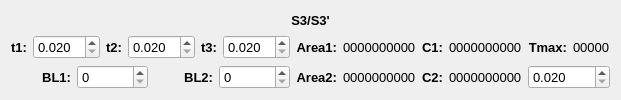
         <widget class="QWidget" name="widget1" native="true">
          <layout class="QGridLayout" name="gridLayout_44">
           <item row="0" column="0">
            <layout class="QGridLayout" name="gridLayout_13">
             <item row="0" column="0">
              <widget class="QLabel" name="name1">
               <property name="font">
                <font>
                 <pointsize>10</pointsize>
                 <weight>75</weight>
                 <bold>true</bold>
                </font>
               </property>
               <property name="text">
                <string>S3/S3'</string>
               </property>
               <property name="alignment">
                <set>Qt::AlignCenter</set>
               </property>
              </widget>
             </item>
             <item row="1" column="0">
              <layout class="QGridLayout" name="gridLayout_10">
               <item row="0" column="0">
                <layout class="QGridLayout" name="gridLayout_9">
                 <item row="0" column="0">
                  <layout class="QGridLayout" name="gridLayout_7">
                   <item row="0" column="0">
                    <widget class="QLabel" name="label">
                     <property name="font">
                      <font>
                       <pointsize>10</pointsize>
                       <weight>75</weight>
                       <bold>true</bold>
                      </font>
                     </property>
                     <property name="layoutDirection">
                      <enum>Qt::LeftToRight</enum>
                     </property>
                     <property name="text">
                      <string>t1:</string>
                     </property>
                     <property name="alignment">
                      <set>Qt::AlignRight|Qt::AlignTrailing|Qt::AlignVCenter</set>
                     </property>
                    </widget>
                   </item>
                   <item row="0" column="1">
                    <widget class="QDoubleSpinBox" name="doubleSpinBox1_t1">
                     <property name="font">
                      <font>
                       <pointsize>10</pointsize>
                      </font>
                     </property>
                     <property name="decimals">
                      <number>3</number>
                     </property>
                     <property name="minimum">
                      <double>0.020000000000000</double>
                     </property>
                     <property name="singleStep">
                      <double>0.005000000000000</double>
                     </property>
                    </widget>
                   </item>
                   <item row="0" column="2">
                    <widget class="QLabel" name="label_2">
                     <property name="font">
                      <font>
                       <pointsize>10</pointsize>
                       <weight>75</weight>
                       <bold>true</bold>
                      </font>
                     </property>
                     <property name="text">
                      <string>t2:</string>
                     </property>
                     <property name="alignment">
                      <set>Qt::AlignRight|Qt::AlignTrailing|Qt::AlignVCenter</set>
                     </property>
                    </widget>
                   </item>
                   <item row="0" column="3">
                    <widget class="QDoubleSpinBox" name="doubleSpinBox1_t2">
                     <property name="font">
                      <font>
                       <pointsize>10</pointsize>
                      </font>
                     </property>
                     <property name="decimals">
                      <number>3</number>
                     </property>
                     <property name="minimum">
                      <double>0.020000000000000</double>
                     </property>
                     <property name="singleStep">
                      <double>0.005000000000000</double>
                     </property>
                    </widget>
                   </item>
                   <item row="0" column="4">
                    <widget class="QLabel" name="label_5">
                     <property name="font">
                      <font>
                       <pointsize>10</pointsize>
                       <weight>75</weight>
                       <bold>true</bold>
                      </font>
                     </property>
                     <property name="text">
                      <string>t3:</string>
                     </property>
                     <property name="alignment">
                      <set>Qt::AlignRight|Qt::AlignTrailing|Qt::AlignVCenter</set>
                     </property>
                    </widget>
                   </item>
                   <item row="0" column="5">
                    <widget class="QDoubleSpinBox" name="doubleSpinBox1_t3">
                     <property name="font">
                      <font>
                       <pointsize>10</pointsize>
                      </font>
                     </property>
                     <property name="decimals">
                      <number>3</number>
                     </property>
                     <property name="minimum">
                      <double>0.020000000000000</double>
                     </property>
                     <property name="singleStep">
                      <double>0.005000000000000</double>
                     </property>
                    </widget>
                   </item>
                  </layout>
                 </item>
                 <item row="1" column="0">
                  <layout class="QGridLayout" name="gridLayout_8">
                   <item row="0" column="0">
                    <widget class="QLabel" name="label_3">
                     <property name="font">
                      <font>
                       <pointsize>10</pointsize>
                       <weight>75</weight>
                       <bold>true</bold>
                      </font>
                     </property>
                     <property name="text">
                      <string>BL1:</string>
                     </property>
                     <property name="alignment">
                      <set>Qt::AlignRight|Qt::AlignTrailing|Qt::AlignVCenter</set>
                     </property>
                    </widget>
                   </item>
                   <item row="0" column="1">
                    <widget class="QSpinBox" name="spinBox1_bl1">
                     <property name="font">
                      <font>
                       <pointsize>10</pointsize>
                      </font>
                     </property>
                     <property name="maximum">
                      <number>10000000</number>
                     </property>
                     <property name="singleStep">
                      <number>50</number>
                     </property>
                    </widget>
                   </item>
                   <item row="0" column="2">
                    <widget class="QLabel" name="label_4">
                     <property name="font">
                      <font>
                       <pointsize>10</pointsize>
                       <weight>75</weight>
                       <bold>true</bold>
                      </font>
                     </property>
                     <property name="text">
                      <string>BL2:</string>
                     </property>
                     <property name="alignment">
                      <set>Qt::AlignRight|Qt::AlignTrailing|Qt::AlignVCenter</set>
                     </property>
                    </widget>
                   </item>
                   <item row="0" column="3">
                    <widget class="QSpinBox" name="spinBox1_bl2">
                     <property name="font">
                      <font>
                       <pointsize>10</pointsize>
                      </font>
                     </property>
                     <property name="maximum">
                      <number>10000000</number>
                     </property>
                     <property name="singleStep">
                      <number>50</number>
                     </property>
                    </widget>
                   </item>
                  </layout>
                 </item>
                </layout>
               </item>
               <item row="0" column="1">
                <layout class="QGridLayout" name="gridLayout_6">
                 <item row="0" column="0">
                  <layout class="QGridLayout" name="gridLayout">
                   <item row="0" column="0">
                    <widget class="QLabel" name="label_38">
                     <property name="font">
                      <font>
                       <pointsize>10</pointsize>
                       <weight>75</weight>
                       <bold>true</bold>
                      </font>
                     </property>
                     <property name="text">
                      <string>Area1:</string>
                     </property>
                     <property name="alignment">
                      <set>Qt::AlignRight|Qt::AlignTrailing|Qt::AlignVCenter</set>
                     </property>
                    </widget>
                   </item>
                   <item row="0" column="1">
                    <widget class="QLabel" name="area1">
                     <property name="font">
                      <font>
                       <pointsize>10</pointsize>
                      </font>
                     </property>
                     <property name="text">
                      <string>0000000000</string>
                     </property>
                    </widget>
                   </item>
                  </layout>
                 </item>
                 <item row="0" column="1">
                  <layout class="QGridLayout" name="gridLayout_2">
                   <item row="0" column="0">
                    <widget class="QLabel" name="label_40">
                     <property name="font">
                      <font>
                       <pointsize>10</pointsize>
                       <weight>75</weight>
                       <bold>true</bold>
                      </font>
                     </property>
                     <property name="text">
                      <string>C1:</string>
                     </property>
                     <property name="alignment">
                      <set>Qt::AlignRight|Qt::AlignTrailing|Qt::AlignVCenter</set>
                     </property>
                    </widget>
                   </item>
                   <item row="0" column="1">
                    <widget class="QLabel" name="conc1">
                     <property name="font">
                      <font>
                       <pointsize>10</pointsize>
                      </font>
                     </property>
                     <property name="text">
                      <string>0000000000</string>
                     </property>
                    </widget>
                   </item>
                  </layout>
                 </item>
                 <item row="0" column="2">
                  <layout class="QGridLayout" name="gridLayout_3">
                   <item row="0" column="0">
                    <widget class="QLabel" name="label_46">
                     <property name="font">
                      <font>
                       <pointsize>10</pointsize>
                       <weight>75</weight>
                       <bold>true</bold>
                      </font>
                     </property>
                     <property name="text">
                      <string>Tmax:</string>
                     </property>
                     <property name="alignment">
                      <set>Qt::AlignRight|Qt::AlignTrailing|Qt::AlignVCenter</set>
                     </property>
                    </widget>
                   </item>
                   <item row="0" column="1">
                    <widget class="QLabel" name="Tmax">
                     <property name="font">
                      <font>
                       <pointsize>10</pointsize>
                      </font>
                     </property>
                     <property name="text">
                      <string>00000</string>
                     </property>
                    </widget>
                   </item>
                  </layout>
                 </item>
                 <item row="1" column="0">
                  <layout class="QGridLayout" name="gridLayout_4">
                   <item row="0" column="0">
                    <widget class="QLabel" name="label_39">
                     <property name="font">
                      <font>
                       <pointsize>10</pointsize>
                       <weight>75</weight>
                       <bold>true</bold>
                      </font>
                     </property>
                     <property name="text">
                      <string>Area2:</string>
                     </property>
                     <property name="alignment">
                      <set>Qt::AlignRight|Qt::AlignTrailing|Qt::AlignVCenter</set>
                     </property>
                    </widget>
                   </item>
                   <item row="0" column="1">
                    <widget class="QLabel" name="area2">
                     <property name="font">
                      <font>
                       <pointsize>10</pointsize>
                      </font>
                     </property>
                     <property name="text">
                      <string>0000000000</string>
                     </property>
                    </widget>
                   </item>
                  </layout>
                 </item>
                 <item row="1" column="1">
                  <layout class="QGridLayout" name="gridLayout_5">
                   <item row="0" column="0">
                    <widget class="QLabel" name="label_41">
                     <property name="font">
                      <font>
                       <pointsize>10</pointsize>
                       <weight>75</weight>
                       <bold>true</bold>
                      </font>
                     </property>
                     <property name="text">
                      <string>C2:</string>
                     </property>
                     <property name="alignment">
                      <set>Qt::AlignRight|Qt::AlignTrailing|Qt::AlignVCenter</set>
                     </property>
                    </widget>
                   </item>
                   <item row="0" column="1">
                    <widget class="QLabel" name="conc2">
                     <property name="font">
                      <font>
                       <pointsize>10</pointsize>
                      </font>
                     </property>
                     <property name="text">
                      <string>0000000000</string>
                     </property>
                    </widget>
                   </item>
                  </layout>
                 </item>
                 <item row="1" column="2">
                  <widget class="QDoubleSpinBox" name="doubleSpinBox_dtmax">
                   <property name="font">
                    <font>
                     <pointsize>10</pointsize>
                    </font>
                   </property>
                   <property name="decimals">
                    <number>3</number>
                   </property>
                   <property name="minimum">
                    <double>0.020000000000000</double>
                   </property>
                   <property name="singleStep">
                    <double>0.005000000000000</double>
                   </property>
                  </widget>
                 </item>
                </layout>
               </item>
              </layout>
             </item>
            </layout>
           </item>
          </layout>
         </widget>
